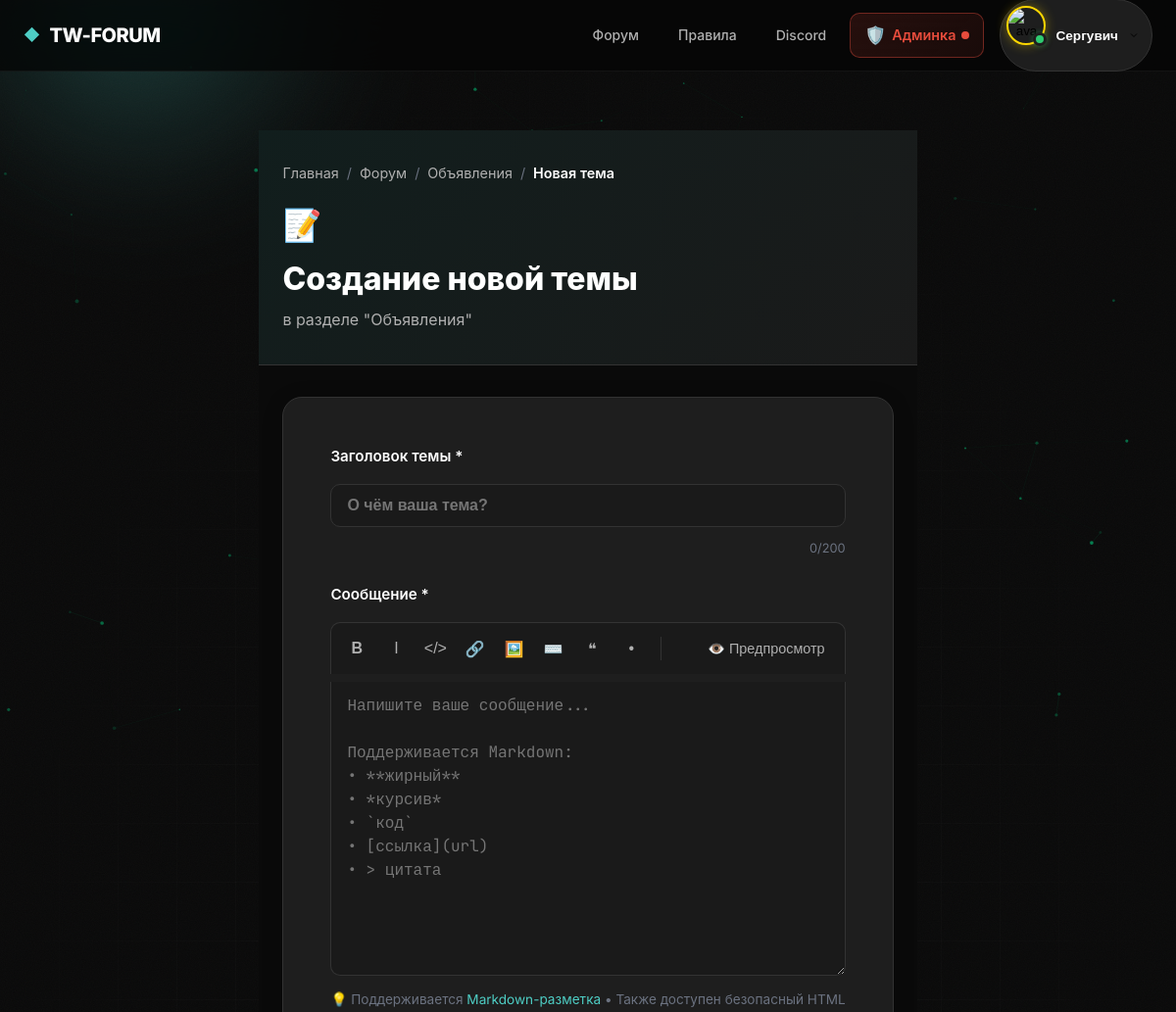
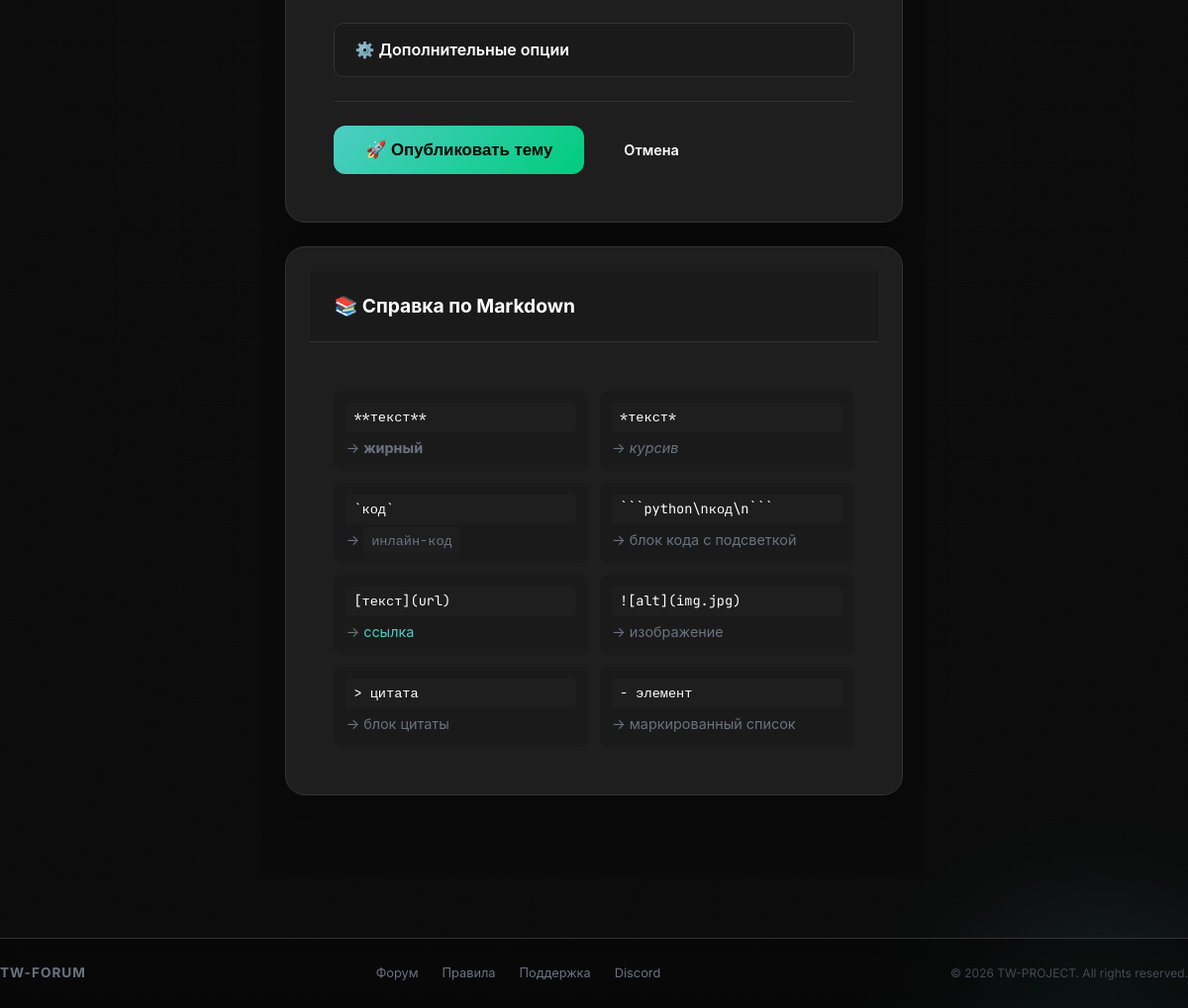
Page /forum/category/1/new (signed in) on the committed database (2 pictures, top to bottom).
### forum/models.py (models this page shows, shortened)
class Setting(db.Model):
    __tablename__ = 'settings'
    id = db.Column(db.Integer, primary_key=True)
    key = db.Column(db.String(100), unique=True, nullable=False, index=True)
    value = db.Column(db.JSON, nullable=True)
    value_type = db.Column(db.String(20), default='str')
    description = db.Column(db.String(255), nullable=True)
    group = db.Column(db.String(50), default='general', index=True)
    updated_at = db.Column(db.DateTime, default=datetime.utcnow, onupdate=datetime.utcnow)
    @staticmethod
    def get(key, default=None):
        setting = Setting.query.filter_by(key=key).first()
        return setting.value if setting else default

class Category(db.Model):
    __tablename__ = 'categories'
    id = db.Column(db.Integer, primary_key=True)
    title = db.Column(db.String(100), nullable=False)
    description = db.Column(db.String(255))
    icon = db.Column(db.String(10), default='📌')
    color = db.Column(db.String(7), default='#4ecdc4')
    order = db.Column(db.Integer, default=0)
    created_at = db.Column(db.DateTime, default=datetime.utcnow)
    topics = db.relationship('Topic', backref='category', lazy='dynamic', cascade='all, delete-orphan')

### auth/models.py (models this page shows, shortened)
class User(UserMixin, db.Model):
    __tablename__ = 'users'
    id = db.Column(db.Integer, primary_key=True)
    steam_id = db.Column(db.BigInteger, unique=True, nullable=False, index=True)
    username = db.Column(db.String(100), nullable=False)
    avatar = db.Column(db.String(255), nullable=True)
    role = db.Column(db.String(30), default='player', nullable=False)
    flags = db.Column(db.JSON, default=list)
    custom_title = db.Column(db.String(50), nullable=True)
    signature = db.Column(db.Text, nullable=True)
    game_nickname = db.Column(db.String(100), nullable=True)
    discord = db.Column(db.String(50), nullable=True)
    telegram = db.Column(db.String(50), nullable=True)
    theme = db.Column(db.String(20), default='dark', nullable=False)
    timezone = db.Column(db.String(50), default='Europe/Moscow', nullable=False)
    language = db.Column(db.String(10), default='ru', nullable=False)
    show_online_status = db.Column(db.Boolean, default=True)
    show_email = db.Column(db.Boolean, default=False)
    show_activity = db.Column(db.Boolean, default=True)
    allow_search_index = db.Column(db.Boolean, default=False)
    email_new_reply = db.Column(db.Boolean, default=True)
    email_new_mention = db.Column(db.Boolean, default=True)
    email_private_message = db.Column(db.Boolean, default=True)
    notify_new_reply = db.Column(db.Boolean, default=True)
    notify_new_like = db.Column(db.Boolean, default=True)
    notify_announcements = db.Column(db.Boolean, default=True)
    is_banned = db.Column(db.Boolean, default=False, nullable=False)
    ban_reason = db.Column(db.String(255), nullable=True)
    ban_expires = db.Column(db.DateTime, nullable=True)
    created_at = db.Column(db.DateTime, default=datetime.utcnow, nullable=False)
    last_login = db.Column(db.DateTime, default=datetime.utcnow, onupdate=datetime.utcnow, nullable=False)
    def _ensure_flags(self):
        if self.flags is None or not isinstance(self.flags, list):
            self.flags = []

### forum/routes.py (the view, shortened to what this page needs)
@forum_bp.route('/category/<int:category_id>/new', methods=['GET', 'POST'])
@login_required
@require_permission('topic.create', redirect_to='forum.category', message='❌ У вас нет прав для создания тем в этом разделе')
def create_topic(category_id):
    category = Category.query.get_or_404(category_id)
    if category.title.lower() in ['объявления', 'объявление', 'announcements', 'announce']:
        if not user_has_permission(current_user, 'topic.create_in_announce'):
            flash('❌ Публикация в разделе "Объявления" доступна только модераторам и администрации', 'error')
            return redirect(url_for('forum.category', category_id=category_id))
    can_pin = user_has_permission(current_user, 'topic.pin')
    return render_template('forum/create_topic.html',
                           category=category,
                           can_pin=can_pin)

### templates/forum/create_topic.html (shortened to what this page needs)
{% extends 'base.html' %}
{% block content %}
<div class="create-topic-wrapper">
    <div class="page-header">
        <div class="container">
            <nav class="breadcrumb">
                <a href="{{ url_for('core.index') }}">Главная</a>
                <span>/</span>
                <a href="{{ url_for('forum.index') }}">Форум</a>
                {% if category %}
                <span>/</span>
                <a href="{{ url_for('forum.category', category_id=category.id) }}">{{ category.title }}</a>
                {% endif %}
                <span>/</span>
                <span class="current">Новая тема</span>
            </nav>
            <h1 class="page-title">
                <span class="title-icon">📝</span>
                Создание новой темы
                {% if category %}
                <small class="page-subtitle">в разделе "{{ category.title }}"</small>
                {% endif %}
            </h1>
        </div>
    </div>
    <div class="container page-content">
        <div class="content-card">
            <form method="POST" action="{{ url_for('forum.create_topic', category_id=category.id if category else None) }}" class="create-form" id="createTopicForm">
                <div class="form-group">
                    <label for="title">Заголовок темы *</label>
                    <input type="text" id="title" name="title"
                           class="form-input title-input"
                           placeholder="О чём ваша тема?"
                           value="{{ request.form.title or '' }}"
                           required maxlength="200">
                    <div class="char-counter"><span id="titleCount">0</span>/200</div>
                </div>
                <div class="form-group">
                    <label for="content">Сообщение *</label>
                    <div class="editor-toolbar">
                        <button type="button" class="editor-btn" onclick="insertMarkdown('**', '**', 'жирный')" title="Жирный">
                            <strong>B</strong>
                        </button>
                        <button type="button" class="editor-btn" onclick="insertMarkdown('*', '*', 'курсив')" title="Курсив">
                            <em>I</em>
                        </button>
                        <button type="button" class="editor-btn" onclick="insertMarkdown('`', '`', 'код')" title="Код">
                            <code>&lt;/&gt;</code>
                        </button>
                        <button type="button" class="editor-btn" onclick="insertMarkdown('[', '](url)', 'ссылка')" title="Ссылка">
                            🔗
                        </button>
                        <button type="button" class="editor-btn" onclick="insertMarkdown('![', '](url)', 'изображение')" title="Изображение"
                                {{ '' if can('post.upload_image') else 'disabled' }} title="{{ '' if can('post.upload_image') else 'Только для VIP+' }}">
                            🖼️
                        </button>
                        <button type="button" class="editor-btn" onclick="insertMarkdown('```', '\n```', 'блок кода')" title="Блок кода">
                            ⌨️
                        </button>
                        <button type="button" class="editor-btn" onclick="insertMarkdown('> ', '', 'цитата')" title="Цитата">
                            ❝
                        </button>
                        <button type="button" class="editor-btn" onclick="insertMarkdown('- ', '', 'список')" title="Список">
                            •
                        </button>
                        <button type="button" class="editor-btn preview-btn" onclick="togglePreview()">
                            👁️ Предпросмотр
                        </button>
                    </div>
                    <textarea id="content" name="content"
                              class="form-textarea editor-textarea"
                              placeholder="Напишите ваше сообщение...&#10;&#10;Поддерживается Markdown:&#10;• **жирный**&#10;• *курсив*&#10;• `код`&#10;• [ссылка](url)&#10;• > цитата"
                              required>{{ request.form.content or '' }}</textarea>
                    <small class="form-hint">
                        💡 Поддерживается <a href="#" onclick="openMarkdownHelp(); return false;">Markdown-разметка</a>
                        {% if can('post.use_html') %}• Также доступен безопасный HTML{% endif %}
                    </small>
                </div>
                <details class="form-details">
                    <summary>⚙️ Дополнительные опции</summary>
                </details>
                <div class="form-actions">
                    <button type="submit" class="btn btn-primary btn-lg" id="submitBtn">
                        🚀 Опубликовать тему
                    </button>
                    <a href="{{ url_for('forum.category', category_id=category.id) if category else url_for('forum.index') }}"
                       class="btn btn-outline" id="cancelBtn">
                        Отмена
                    </a>
                </div>
            </form>
        </div>
        <div class="content-card help-card">
            <div class="card-header">
                <h3>📚 Справка по Markdown</h3>
            </div>
            <div class="card-body">
                <div class="markdown-help-grid">
                    <div class="help-item">
                        <code>**текст**</code>
                        <span>→ <strong>жирный</strong></span>
                    </div>
                    <div class="help-item">
                        <code>*текст*</code>
                        <span>→ <em>курсив</em></span>
                    </div>
                    <div class="help-item">
                        <code>`код`</code>
                        <span>→ <code>инлайн-код</code></span>
                    </div>
                    <div class="help-item">
                        <code>```python\nкод\n```</code>
                        <span>→ блок кода с подсветкой</span>
                    </div>
                    <div class="help-item">
                        <code>[текст](url)</code>
                        <span>→ <a href="#">ссылка</a></span>
                    </div>
                    <div class="help-item">
                        <code>![alt](img.jpg)</code>
                        <span>→ изображение</span>
                    </div>
                    <div class="help-item">
                        <code>> цитата</code>
                        <span>→ блок цитаты</span>
                    </div>
                    <div class="help-item">
                        <code>- элемент</code>
                        <span>→ маркированный список</span>
                    </div>
                </div>
            </div>
        </div>
    </div>
</div>
{% endblock %}

### templates/base.html (shortened to what this page needs)
<!DOCTYPE html>
<html lang="ru">
<head>
    <link rel="stylesheet" href="{{ url_for('static', filename='css/style.css') }}">
    <link rel="stylesheet" href="{{ url_for('static', filename='css/ranks.css') }}">
    <link rel="stylesheet" href="{{ url_for('static', filename='css/profile.css') }}">
</head>
<body>
    {% from 'macros/ranks.html' import render_rank, render_flags, user_card_mini with context %}
    <div class="bg-layer">
        <div class="glow-orb orb-1"></div>
        <div class="glow-orb orb-2"></div>
    </div>
    <header class="glass-header">
        <div class="container header-inner">
            <a href="{{ url_for('core.index') }}" class="logo">
                <span class="logo-icon">◆</span>
                {{ Setting.get('forum_name', 'TW-FORUM') }}
            </a>
            <nav class="header-nav">
                <a href="{{ url_for('forum.index') }}" class="nav-link">Форум</a>
                <a href="{{ url_for('forum.rules') }}" class="nav-link">Правила</a>
                <a href="https://discord.gg/ba2rRTSNZc" target="_blank" class="nav-link">Discord</a>
                {% if current_user.is_authenticated %}
                    {% if can('admin.view') %}
                    <a href="{{ url_for('admin.dashboard') }}" class="nav-link nav-admin" title="Админ-панель">
                        <span class="admin-icon">🛡️</span>
                        <span class="admin-text">Админка</span>
                        <span class="admin-badge"></span>
                    </a>
                    {% endif %}
                    <div class="user-dropdown" id="userDropdown">
                        <button class="user-dropdown-toggle" onclick="toggleUserMenu(event)">
                            <div class="user-avatar-wrapper {{ current_user.role }}">
                                <img src="{{ current_user.avatar }}" alt="ava" class="mini-avatar"
                                     onerror="this.src='https://avatars.steamstatic.com/fef49e7fa7e1997310d705b2a6158ff8dc1cdfeb_medium.jpg'">
                                {% set is_online = (current_user.last_login - datetime.utcnow()).total_seconds() < 900 %}
                                <span class="status-indicator {{ 'online' if is_online else 'offline' }}"></span>
                            </div>
                            <span class="user-pill-name">{{ current_user.username }}</span>
                            <svg width="12" height="12" viewBox="0 0 24 24" fill="none" stroke="currentColor" stroke-width="2">
                                <polyline points="6 9 12 15 18 9"></polyline>
                            </svg>
                        </button>
                                {% set tc = current_user.topics|length %}
                                {% set pc = current_user.posts|length %}
                    </div>
                {% endif %}
            </nav>
        </div>
    </header>
    <main class="main-content">
        {% block content %}{% endblock %}
    </main>
    <footer class="glass-footer">
        <div class="footer-inner">
            <div class="footer-brand">{{ Setting.get('forum_name', 'TW-FORUM') }}</div>
            <div class="footer-links">
                <a href="{{ url_for('forum.index') }}">Форум</a>
                <a href="#">Правила</a>
                <a href="#">Поддержка</a>
                <a href="#">Discord</a>
            </div>
            <div class="footer-copy">© 2026 TW-PROJECT. All rights reserved.</div>
        </div>
    </footer>
</body>
</html>

### rows in the picture
Setting: get "TW-FORUM"
User: username "Сергувич"
Category: title "Объявления"
